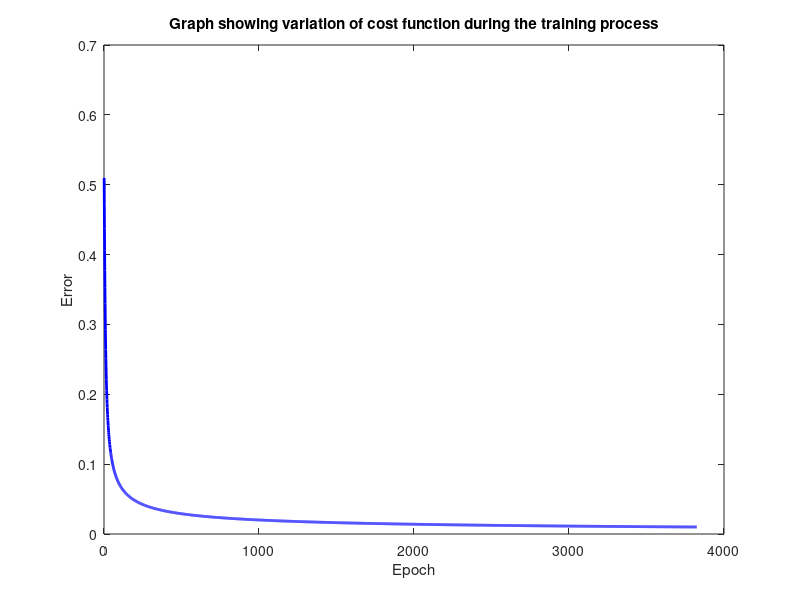
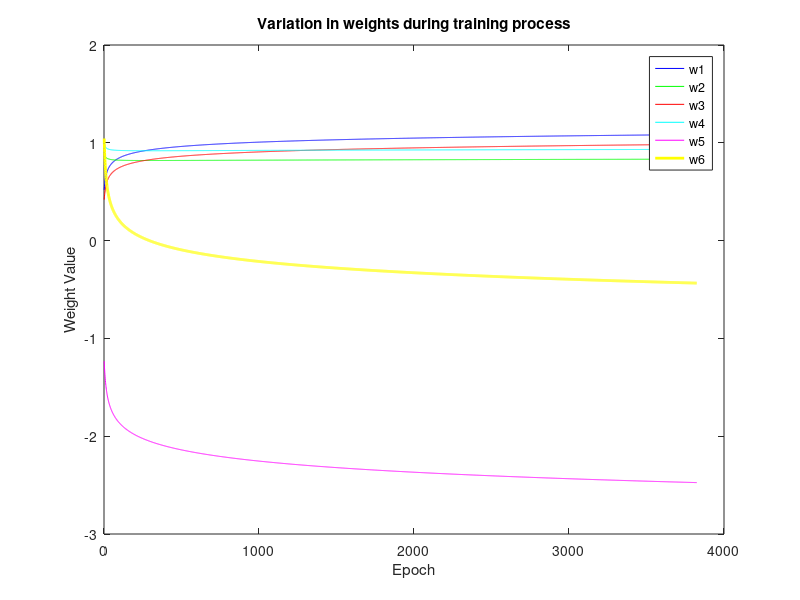

MATLAB code to generate these figures, in order:
clear all;
clc
x1 = [1 0 1 0];
x2 = [1 1 0 0];
Yd = [0 1 1 0];
a = 0.5;

w1 = 0.5;w11=[];%bascially w13
w2 = 0.9;w22=[];%w14
w3 = 0.4;w33=[]; %w23
w4 = 1;   w44=[];%w24
w5 = -1.2;w55=[];%w35
w6 = 1.1;w66=[]; %w45
t3 = 0.8;%theta 3
t4 = -0.1;%theta 4
t5 = 0.3;%theta 5

esum = 1;
j = 1;
epoch = 0;
while true
    for i = 1:size(Yd)
        Y3 = 1 / (1 + exp(-(w1 * x1(i) + w3 * x2(i) - t3)));
        Y4 = 1 / (1 + exp(-(w2 * x1(i) + w4 * x2(i) - t4)));
        Y5 = 1 / (1 + exp(-(w5 * Y3 + w6 * Y4 - t5)));
        
        e(i) = Yd(i) - Y5;
        sig5 = Y5 * (1 - Y5) * e(i);
        sig3 = Y3 * (1 - Y3) * sig5 * w5;
        sig4 = Y4 * (1 - Y4) * w6 * sig5;
        
        dw1 = a * sig3 * x1(i);
        % dw1=a*y5*(1-y5)*e(i)
        dw2 = a * sig4 * x1(i);
        dw3 = a * sig3 * x2(i);
        dw4 = a * sig4 * x2(i);
        dw5 = a * sig5 * Y3;
        dw6 = a * sig5 * Y4;
        dt3 = a * sig3 * (-1);
        dt4 = a * sig4 * (-1);
        dt5 = a * sig5 * (-1);
        
        w1 = w1 + dw1; w11(i, j) = w1;
        w2 = w2 + dw2; w22(i, j) = w2;
        w3 = w3 + dw3; w33(i, j) = w3;
        w4 = w4 + dw4; w44(i, j) = w4;
        w5 = w5 + dw5; w55(i, j) = w5;
        w6 = w6 + dw6; w66(i, j) = w6;
        
        t3 = t3 + dt3;
        t4 = t4 + dt4;
        t5 = t5 + dt5;
    end
    
    err_array(esum) = rms(e);
    j = j + 1;
    epoch = epoch + 1;
    
    if err_array(esum) < 0.01
        break;
    end
    
    esum = esum + 1;
end

% Plotting the variation of the cost function
figure;
t = 1:1:epoch;
plot(t, err_array, 'b', 'LineWidth', 2);
title('Graph showing variation of cost function during the training process');
xlabel('Epoch');
ylabel('Error');

% Plotting the variation in weights during the complete training process
figure;
plot(1:j-1, w11(1, :), 'b', 1:j-1, w22(1, :), 'g', 1:j-1, w33(1, :), 'r', 1:j-1, w44(1, :), 'c', 1:j-1, w55(1, :), 'm', 1:j-1, w66(1, :), 'y', 'LineWidth', 2);
legend('w1', 'w2', 'w3', 'w4', 'w5', 'w6');
title('Variation in weights during training process');
xlabel('Epoch');
ylabel('Weight Value');
fprintf("The number of epoch are %d",epoch)
